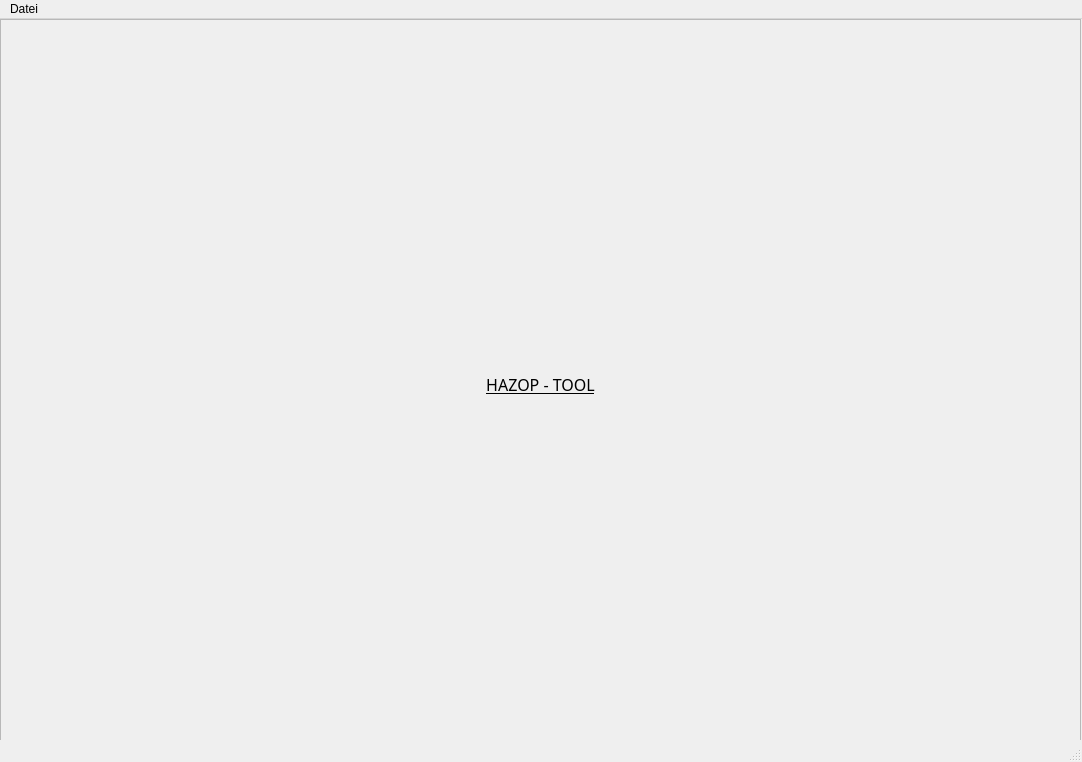
<?xml version="1.0" encoding="UTF-8"?>
<ui version="4.0">
 <class>MainWindow</class>
 <widget class="QMainWindow" name="MainWindow">
  <property name="geometry">
   <rect>
    <x>0</x>
    <y>0</y>
    <width>1082</width>
    <height>762</height>
   </rect>
  </property>
  <property name="windowTitle">
   <string>MainWindow</string>
  </property>
  <widget class="QWidget" name="centralwidget">
   <widget class="QFrame" name="frame">
    <property name="geometry">
     <rect>
      <x>0</x>
      <y>0</y>
      <width>1081</width>
      <height>731</height>
     </rect>
    </property>
    <property name="font">
     <font>
      <family>Myriad CAD</family>
      <pointsize>14</pointsize>
      <underline>true</underline>
     </font>
    </property>
    <property name="frameShape">
     <enum>QFrame::StyledPanel</enum>
    </property>
    <property name="frameShadow">
     <enum>QFrame::Raised</enum>
    </property>
    <widget class="QWidget" name="gridLayoutWidget">
     <property name="geometry">
      <rect>
       <x>0</x>
       <y>0</y>
       <width>1081</width>
       <height>731</height>
      </rect>
     </property>
     <layout class="QGridLayout" name="gridLayout">
      <item row="0" column="0">
       <widget class="QLabel" name="labelUber">
        <property name="toolTip">
         <string/>
        </property>
        <property name="whatsThis">
         <string/>
        </property>
        <property name="text">
         <string>&lt;html&gt;&lt;head/&gt;&lt;body&gt;&lt;p align=&quot;center&quot;&gt;&lt;span style=&quot; font-size:12pt;&quot;&gt;HAZOP - TOOL&lt;/span&gt;&lt;/p&gt;&lt;/body&gt;&lt;/html&gt;</string>
        </property>
       </widget>
      </item>
     </layout>
    </widget>
   </widget>
  </widget>
  <widget class="QMenuBar" name="menubar">
   <property name="geometry">
    <rect>
     <x>0</x>
     <y>0</y>
     <width>1082</width>
     <height>26</height>
    </rect>
   </property>
   <widget class="QMenu" name="menuDatei">
    <property name="title">
     <string>Datei</string>
    </property>
    <addaction name="actionNew"/>
    <addaction name="actionOpen"/>
    <addaction name="actionSave"/>
    <addaction name="separator"/>
    <addaction name="actionClose"/>
   </widget>
   <addaction name="menuDatei"/>
  </widget>
  <widget class="QStatusBar" name="statusbar"/>
  <action name="actionNew">
   <property name="icon">
    <iconset>
     <normaloff>../gui/icons/new_project_icon.png</normaloff>../gui/icons/new_project_icon.png</iconset>
   </property>
   <property name="text">
    <string>Neues Projekt</string>
   </property>
   <property name="statusTip">
    <string>Erstellt ein neues Projekt.</string>
   </property>
   <property name="shortcut">
    <string>Ctrl+N</string>
   </property>
  </action>
  <action name="actionOpen">
   <property name="icon">
    <iconset>
     <normaloff>../gui/icons/Open_project_icon.png</normaloff>
     <normalon>../gui/icons/Open_project_icon.png</normalon>../gui/icons/Open_project_icon.png</iconset>
   </property>
   <property name="text">
    <string>Projekt Öffnen</string>
   </property>
   <property name="statusTip">
    <string>Öffnet ein Projekt.</string>
   </property>
   <property name="shortcut">
    <string>Ctrl+O</string>
   </property>
  </action>
  <action name="actionSave">
   <property name="icon">
    <iconset>
     <normaloff>../gui/icons/save_project_icon.png</normaloff>../gui/icons/save_project_icon.png</iconset>
   </property>
   <property name="text">
    <string>Projekt Speichern</string>
   </property>
   <property name="statusTip">
    <string>Speichert das aktuelle Projekt.</string>
   </property>
   <property name="shortcut">
    <string>Ctrl+S</string>
   </property>
  </action>
  <action name="actionClose">
   <property name="text">
    <string>Schließen</string>
   </property>
   <property name="statusTip">
    <string>Schließt das Programm.</string>
   </property>
  </action>
 </widget>
 <resources/>
 <connections/>
</ui>
